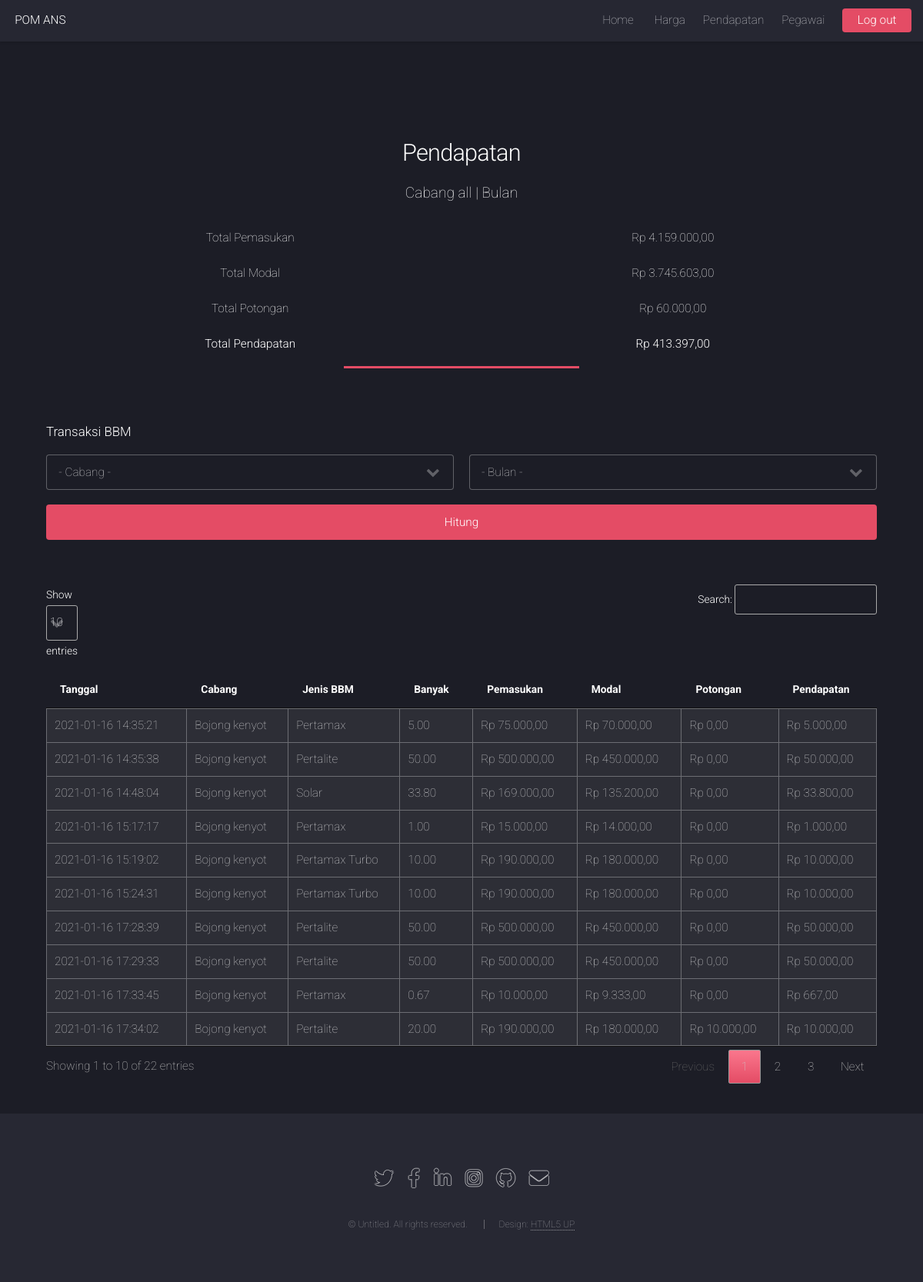
The page /index.php?navito=pendapatan (signed in) on the database its author committed.
### tables this page shows
CREATE TABLE `transaksi` (
  `id` int(11) NOT NULL,
  `tanggal` datetime DEFAULT NULL,
  `modal` decimal(10,0) NOT NULL,
  `harga` decimal(10,0) NOT NULL,
  `banyak` decimal(4,2) DEFAULT NULL,
  `potongan` decimal(15,0) DEFAULT NULL,
  `total` decimal(15,0) DEFAULT NULL,
  `subtotal` decimal(15,0) DEFAULT NULL,
  `rating` int(11) DEFAULT NULL,
  `member_id` int(11) DEFAULT NULL,
  `cabang_id` int(11) NOT NULL,
  `bbm_id` int(11) NOT NULL,
  `pegawai_id` int(11) NOT NULL
);

CREATE TABLE `cabang` (
  `id` int(11) NOT NULL,
  `namacabang` varchar(45) NOT NULL,
  `gambarcabang` varchar(45) DEFAULT NULL
);

CREATE TABLE `bbm` (
  `id` int(11) NOT NULL,
  `jenis` varchar(45) NOT NULL
);

### controller/PendapatanController.php (called while the page is built, shortened)
<?php
class PendapatanController
{
    private $pendapatanDao;
    public function __construct()
    {
        $this->pendapatanDao = new PendapatanDaoImpl();
    }
    public function index()
    {
        $total = $this->pendapatanDao->getTotal();
        $namacabang = 'all';
        $pendapatans = $this->pendapatanDao->getPendapatanData();
        include_once 'pendapatan.php';
    }
}

### dao/PendapatanDaoImpl.php (called while the page is built, shortened)
<?php
class PendapatanDaoImpl
{
    public function getPendapatanData()
    {
        $link = PDOUtil::createConnection();
        $query = "SELECT t.tanggal, c.namacabang AS cabang, b.jenis, t.banyak, t.subtotal AS pemasukan, t.modal, t.potongan, (t.subtotal-t.modal) AS pendapatan
        FROM transaksi t JOIN bbm b ON t.bbm_id = b.id JOIN cabang c ON t.cabang_id = c.id ORDER BY t.tanggal DESC";
        $result = $link->query($query);
        $result->setFetchMode(PDO::FETCH_CLASS|PDO::FETCH_PROPS_LATE,'Pendapatan');
        return $result;
    }
    public function getTotal()
    {
        $link = PDOUtil::createConnection();
        $query = "SELECT SUM(subtotal) AS pemasukan, SUM(modal) AS modal, SUM(potongan) AS potongan, SUM((subtotal-modal)) AS pendapatan
        FROM transaksi";
        $stmt = $link->prepare($query);
        $stmt->setFetchMode(PDO::FETCH_OBJ);
        $stmt->execute();
        return $stmt->fetchObject('Total');
    }
}

### entity/Total.php (called while the page is built, shortened)
<?php
class Total{
    private $pemasukan;
    private $modal;
    private $potongan;
    private $pendapatan;
    public function getPemasukan()
    {
        return $this->pemasukan;
    }
    public function getModal()
    {
        return $this->modal;
    }
    public function getPotongan()
    {
        return $this->potongan;
    }
    public function getPendapatan()
    {
        return $this->pendapatan;
    }
}

### entity/Pendapatan.php (called while the page is built, shortened)
<?php
class Pendapatan{
    private $tanggal;
    private $jenis;
    private $banyak;
    private $pemasukan;
    private $modal;
    private $potongan;
    private $pendapatan;
    private $cabang;
    public function getTanggal()
    {
        return $this->tanggal;
    }
    public function getJenis()
    {
        return $this->jenis;
    }
    public function getBanyak()
    {
        return $this->banyak;
    }
    public function getPemasukan()
    {
        return $this->pemasukan;
    }
    public function getModal()
    {
        return $this->modal;
    }
    public function getPotongan()
    {
        return $this->potongan;
    }
    public function getPendapatan()
    {
        return $this->pendapatan;
    }
    public function getCabang()
    {
        return $this->cabang;
    }
}

### pendapatan.php (the view, shortened to what this page needs)
<body class="is-preload">
	<div id="page-wrapper">
		<div id="main" class="wrapper style1">
			<div class="container">
				<header class="major">
					<h2>Pendapatan</h2>
					<p>Cabang <?php echo $namacabang ?> | Bulan <?php echo $bulan ?>
					<p>
					<div class="row gtr-uniform gtr-50">
						<div class="col-6 col-12-xsmall">
							<p>Total Pemasukan</p>
						</div>
						<div class="col-6 col-12-xsmall">
							<p><?php echo "Rp " . number_format($total->getPemasukan(), 2, ",", ".") ?></p>
						</div>
						<div class="col-6 col-12-xsmall">
							<p>Total Modal</p>
						</div>
						<div class="col-6 col-12-xsmall">
							<p><?php echo "Rp " . number_format($total->getModal(), 2, ",", ".") ?></p>
						</div>
						<div class="col-6 col-12-xsmall">
							<p>Total Potongan</p>
						</div>
						<div class="col-6 col-12-xsmall">
							<p><?php echo "Rp " . number_format($total->getPotongan(), 2, ",", ".") ?></p>
						</div>
						<div class="col-6 col-12-xsmall">
							<b>Total Pendapatan</b>
						</div>
						<div class="col-6 col-12-xsmall">
							<b><?php echo "Rp " . number_format($total->getPendapatan(), 2, ",", ".") ?></b>
						</div>
					</div>
				</header>
				<section id="content">
					<form name="myform" action="" method="post">
						<h4>Transaksi BBM</h4>
						<div class="row gtr-uniform gtr-50">
							<div class="col-6 col-12-xsmall">
								<select name="cabang" id="cabang">
									<option value="all">- Cabang -</option>
								</select>
							</div>
							<div class="col-6 col-12-xsmall">
								<select name="bulan" id="bulan">
									<option value="all">- Bulan -</option>
								</select>
							</div>
							<div class="col-12 col-12-xsmall">
								<input type="submit" class="button primary fit" value="Hitung" name="btnHitung">
							</div>
						</div>
					</form>
					<br>
					<div class="table-wrapper">
						<table class="alt" id="pendapatanTable">
							<thead>
								<tr>
									<th>Tanggal</th>
									<th>Cabang</th>
									<th>Jenis BBM</th>
									<th>Banyak</th>
									<th>Pemasukan</th>
									<th>Modal</th>
									<th>Potongan</th>
									<th>Pendapatan</th>
								</tr>
							</thead>
							<tbody>
								<?php foreach ($pendapatans as $pendapatan) {
								?>
									<tr>
										<td><?php echo $pendapatan->getTanggal() ?></td>
										<td><?php echo $pendapatan->getCabang() ?></td>
										<td><?php echo $pendapatan->getJenis() ?></td>
										<td><?php echo $pendapatan->getBanyak() ?></td>
										<td><?php echo "Rp " . number_format($pendapatan->getPemasukan(), 2, ",", ".")  ?></td>
										<td><?php echo "Rp " . number_format($pendapatan->getModal(), 2, ",", ".") ?></td>
										<td><?php echo "Rp " . number_format($pendapatan->getPotongan(), 2, ",", ".") ?></td>
										<td><?php echo "Rp " . number_format($pendapatan->getPendapatan(), 2, ",", ".") ?></td>
									</tr>
								<?php } ?>
							</tbody>
						</table>
					</div>
				</section>
			</div>
		</div>
		<footer id="footer">
			<ul class="icons">
				<li><a href="#" class="icon brands alt fa-twitter"><span class="label">Twitter</span></a></li>
				<li><a href="#" class="icon brands alt fa-facebook-f"><span class="label">Facebook</span></a></li>
				<li><a href="#" class="icon brands alt fa-linkedin-in"><span class="label">LinkedIn</span></a></li>
				<li><a href="#" class="icon brands alt fa-instagram"><span class="label">Instagram</span></a></li>
				<li><a href="#" class="icon brands alt fa-github"><span class="label">GitHub</span></a></li>
				<li><a href="#" class="icon solid alt fa-envelope"><span class="label">Email</span></a></li>
			</ul>
			<ul class="copyright">
				<li>&copy; Untitled. All rights reserved.</li>
				<li>Design: <a href="http://html5up.net">HTML5 UP</a></li>
			</ul>
		</footer>
	</div>
</body>
</html>

### assets/css/dataTables.css (style rules this page uses)
table.dataTable { width: 100%; margin: 0 auto; clear: both; border-collapse: separate; border-spacing: 0; }
table.dataTable thead th, table.dataTable tfoot th { font-weight: bold; }
table.dataTable thead th, table.dataTable thead td { padding: 10px 18px; border-bottom: 1px solid #111111; }
table.dataTable thead .sorting, table.dataTable thead .sorting_asc, table.dataTable thead .sorting_desc, table.dataTable thead .sorting_asc_disabled, table.dataTable thead .sorting_desc_disabled { cursor: pointer; *cursor: hand; background-repeat: no-repeat; background-position: center right; }
table.dataTable thead .sorting { background-image: url("../images/sort_both.png"); }
table.dataTable thead .sorting_asc { background-image: url("../images/sort_asc.png"); }
table.dataTable tbody tr { background-color: #2d2e36; }
table.dataTable tbody th, table.dataTable tbody td { padding: 8px 10px; }
table.dataTable.no-footer { border-bottom: 1px solid #111111; }
table.dataTable, table.dataTable th, table.dataTable td { box-sizing: content-box; }

### rows shown on the page
transaksi: tanggal "2021-01-16 17:34:02", cabang.namacabang "Bojong kenyot", bbm.jenis "Pertalite", banyak "20.00", subtotal "190.000,00", modal "180.000,00", potongan "10.000,00", Pendapatan "10.000,00"
transaksi: tanggal "2021-01-16 17:33:45", cabang.namacabang "Bojong kenyot", bbm.jenis "Pertamax", banyak "0.67", subtotal "10.000,00", modal "9.333,00", potongan "0,00", Pendapatan "667,00"
transaksi: tanggal "2021-01-16 17:29:33", cabang.namacabang "Bojong kenyot", bbm.jenis "Pertalite", banyak "50.00", subtotal "500.000,00", modal "450.000,00", potongan "0,00", Pendapatan "50.000,00"
transaksi: tanggal "2021-01-16 17:28:39", cabang.namacabang "Bojong kenyot", bbm.jenis "Pertalite", banyak "50.00", subtotal "500.000,00", modal "450.000,00", potongan "0,00", Pendapatan "50.000,00"
transaksi: tanggal "2021-01-16 15:24:31", cabang.namacabang "Bojong kenyot", bbm.jenis "Pertamax Turbo", banyak "10.00", subtotal "190.000,00", modal "180.000,00", potongan "0,00", Pendapatan "10.000,00"
transaksi: tanggal "2021-01-16 15:19:02", cabang.namacabang "Bojong kenyot", bbm.jenis "Pertamax Turbo", banyak "10.00", subtotal "190.000,00", modal "180.000,00", potongan "0,00", Pendapatan "10.000,00"
transaksi: tanggal "2021-01-16 15:17:17", cabang.namacabang "Bojong kenyot", bbm.jenis "Pertamax", banyak "1.00", subtotal "15.000,00", modal "14.000,00", potongan "0,00", Pendapatan "1.000,00"
transaksi: tanggal "2021-01-16 14:48:04", cabang.namacabang "Bojong kenyot", bbm.jenis "Solar", banyak "33.80", subtotal "169.000,00", modal "135.200,00", potongan "0,00", Pendapatan "33.800,00"
transaksi: tanggal "2021-01-16 14:35:38", cabang.namacabang "Bojong kenyot", bbm.jenis "Pertalite", banyak "50.00", subtotal "500.000,00", modal "450.000,00", potongan "0,00", Pendapatan "50.000,00"
transaksi: tanggal "2021-01-16 14:35:21", cabang.namacabang "Bojong kenyot", bbm.jenis "Pertamax", banyak "5.00", subtotal "75.000,00", modal "70.000,00", potongan "0,00", Pendapatan "5.000,00"

### other values the page prints
$namacabang "all"
$total->getPemasukan() "4.159.000,00"
$total->getModal() "3.745.603,00"
$total->getPotongan() "60.000,00"
$total->getPendapatan() "413.397,00"
